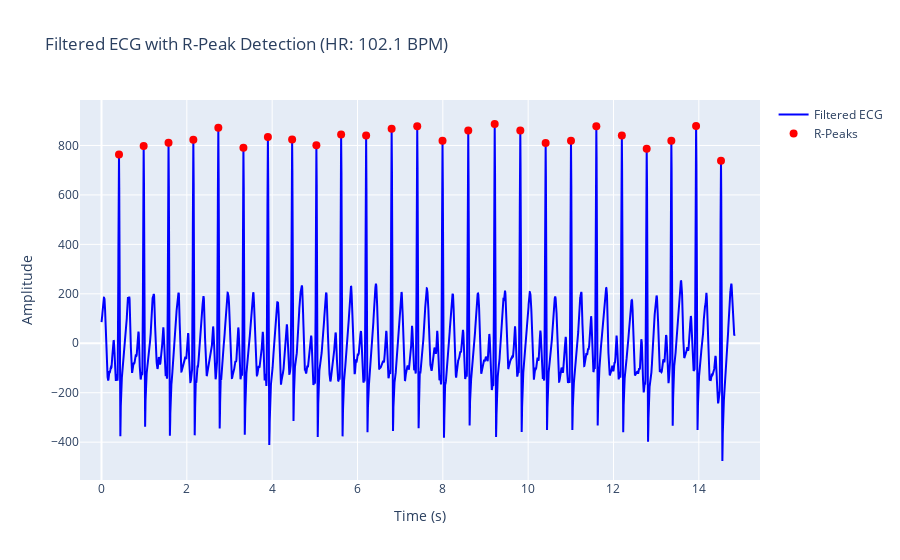

The cell this chart's notebook holds for it:
### Markdown cell above
### Heart Rate Analysis
Finding Heartbeats
- We detect R-peaks (the tallest spikes in ECG) to calculate heart rate.

#### What You'll See
- A graph with red dots marking each heartbeat
- Your calculated heart rate in BPM (beats per minute)

### Code cell
# ECG Analysis Pipeline using NeuroKit2
ecg_signal = ecg_filtered

# Step 1: Clean ECG signal using NeuroKit's preprocessing
try:
    ecg_signal = nk.ecg_clean(ecg_signal, sampling_rate=sampling_rate, method="neurokit")
except Exception as e:
    print(f"ECG cleaning failed: {e}")

# Step 2: R-peak detection for heart rate calculation
try:
    peaks = nk.ecg_findpeaks(ecg_signal, sampling_rate=sampling_rate, method="neurokit")
    r_peak_indices = peaks['ECG_R_Peaks']
    print(f"R-peaks detected using neurokit: {len(r_peak_indices)} peaks")

    # Step 3: Heart rate calculation
    if len(r_peak_indices) > 1:
        r_peak_times = time_axis[r_peak_indices]
        rr_intervals = np.diff(r_peak_times)
        heart_rate = 60 / np.mean(rr_intervals)

        print("\nHeart Rate Analysis:")
        print(f"Average Heart Rate: {heart_rate:.2f} BPM")
    else:
        heart_rate = 0
        print("Insufficient R-peaks detected for heart rate calculation")
    
    # Step 4: Visualize results with Plotly
    fig_rpeaks = go.Figure()
    fig_rpeaks.add_trace(go.Scatter(x=time_axis,y=ecg_signal,mode='lines',name='Filtered ECG',line=dict(color='blue')))
    fig_rpeaks.add_trace(go.Scatter(x=time_axis[r_peak_indices],y=ecg_signal[r_peak_indices],mode='markers',name='R-Peaks',marker=dict(color='red', size=8)))
    fig_rpeaks.update_layout(title=f'Filtered ECG with R-Peak Detection (HR: {heart_rate:.1f} BPM)', xaxis_title='Time (s)', yaxis_title='Amplitude')
    fig_rpeaks.show()
    
except Exception as e:
    print(f"R-peak detection failed: {e}")
    r_peak_indices = []

### Figure 1 — Plotly figure (JSON) as saved in the notebook; plotly's stock layout.template omitted (floating-point values rounded to 4 significant figures; data arrays with more than 128 entries replaced by an {"elided": "..."} marker saying what was removed)
{"data": [{"line": {"color": "blue"}, "mode": "lines", "name": "Filtered ECG", "type": "scatter", "x": {"elided": "7400 float values"}, "y": {"elided": "7400 float values"}}, {"marker": {"color": "red", "size": 8}, "mode": "markers", "name": "R-Peaks", "type": "scatter", "x": [0.4101, 0.988, 1.571, 2.152, 2.738, 3.326, 3.9, 4.468, 5.036, 5.616, 6.202, 6.8, 7.4, 7.993, 8.596, 9.216, 9.816, 10.41, 11.0, 11.6, 12.2, 12.78, 13.36, 13.94, 14.52], "y": [763.2, 798.2, 811.1, 823.6, 871.9, 790.4, 834.6, 824.4, 801.4, 844.4, 840.2, 867.9, 877.3, 819.2, 860.9, 886.9, 860.5, 809.8, 818.7, 878.0, 840.6, 786.8, 819.3, 878.8, 738.0]}], "layout": {"title": {"text": "Filtered ECG with R-Peak Detection (HR: 102.1 BPM)"}, "xaxis": {"title": {"text": "Time (s)"}}, "yaxis": {"title": {"text": "Amplitude"}}}}
